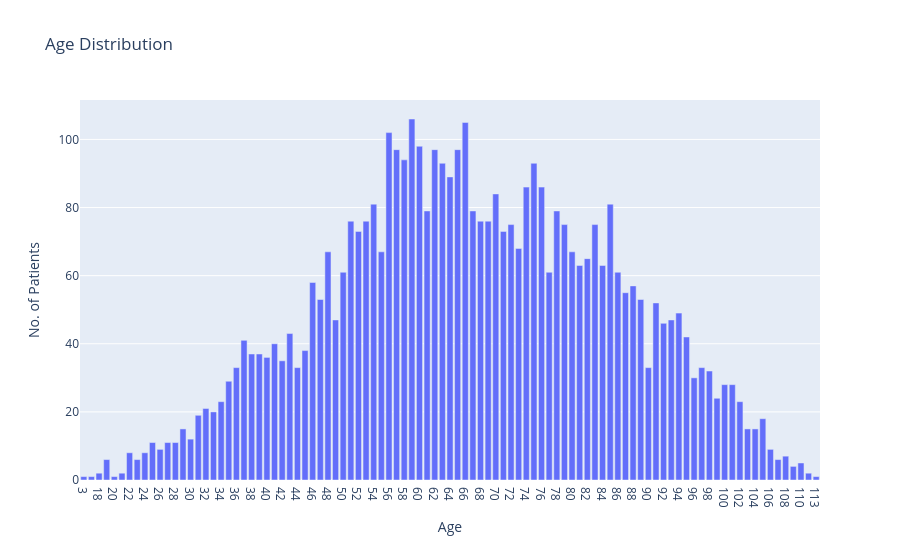
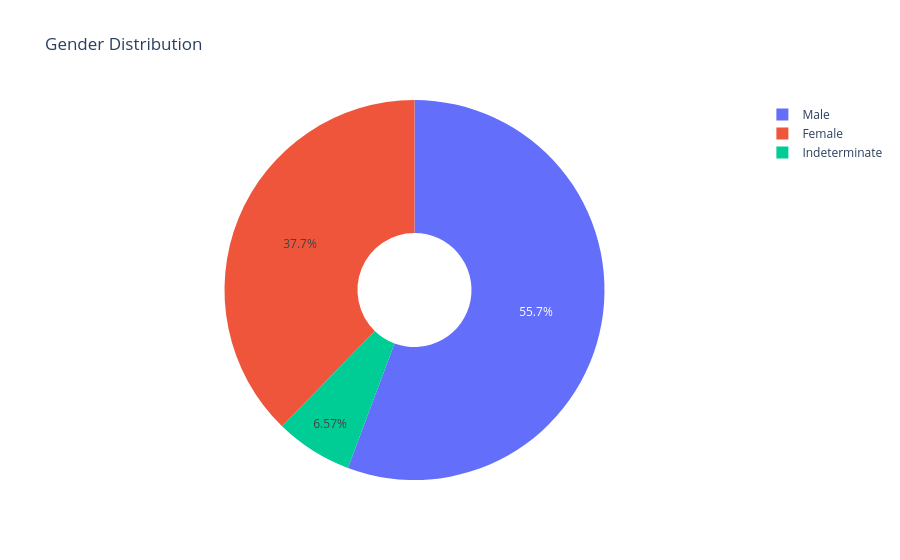
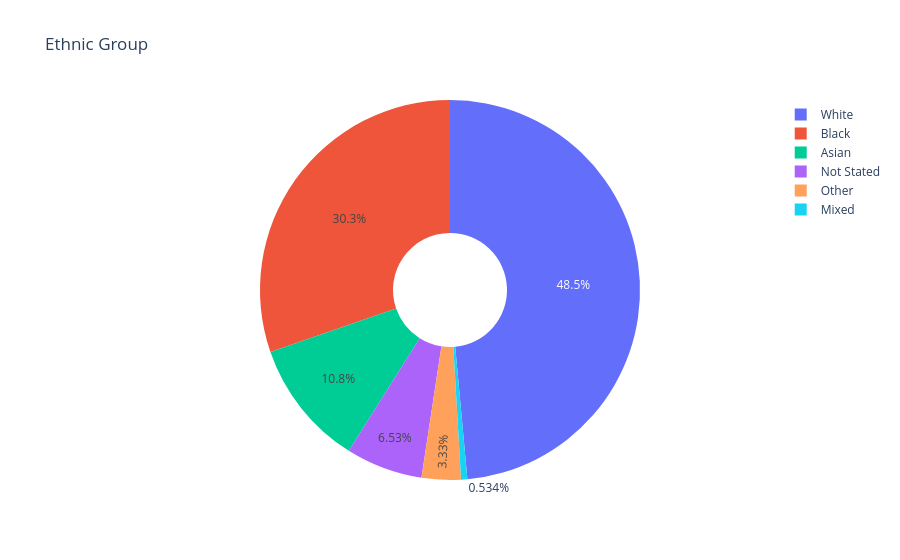

Here is the notebook cell these charts were saved with, in order:
### Code cell
# visualise gender distribution with plotly
from cProfile import label
from importlib.metadata import metadata
import plotly.express as px

age_distribution = px.bar(
    x=output.age.data.x,
    y=output.age.data.y,
    title=output.age.metadata.title,
    labels={
        "x": output.age.metadata.axis_titles.x,
        "y": output.age.metadata.axis_titles.y,
    },
)
age_distribution.show()


gender_fig = px.pie(
    values=output.gender.data.y,
    names=output.gender.data.x,
    title=output.gender.metadata.title,
    hole=0.3,
)

gender_fig.show()

# plot bar charts of some other bits
ethnicity_fig = px.pie(
    values=output.ethnic_group.data.y,
    names=output.ethnic_group.data.x,
    title=output.ethnic_group.metadata.title,
    hole=0.3,
)
ethnicity_fig.show()

### Figure 1 — Plotly figure (JSON) as saved in the notebook; plotly's stock layout.template omitted (floating-point values rounded to 4 significant figures)
{"data": [{"alignmentgroup": "True", "hovertemplate": "Age=%{x}<br>No. of Patients=%{y}<extra></extra>", "legendgroup": "", "marker": {"color": "#636efa", "pattern": {"shape": ""}}, "name": "", "offsetgroup": "", "orientation": "v", "showlegend": false, "textposition": "auto", "type": "bar", "x": ["3", "17", "18", "19", "20", "21", "22", "23", "24", "25", "26", "27", "28", "29", "30", "31", "32", "33", "34", "35", "36", "37", "38", "39", "40", "41", "42", "43", "44", "45", "46", "47", "48", "49", "50", "51", "52", "53", "54", "55", "56", "57", "58", "59", "60", "61", "62", "63", "64", "65", "66", "67", "68", "69", "70", "71", "72", "73", "74", "75", "76", "77", "78", "79", "80", "81", "82", "83", "84", "85", "86", "87", "88", "89", "90", "91", "92", "93", "94", "95", "96", "97", "98", "99", "100", "101", "102", "103", "104", "105", "106", "107", "108", "109", "110", "111", "113"], "xaxis": "x", "y": [1, 1, 2, 6, 1, 2, 8, 6, 8, 11, 9, 11, 11, 15, 12, 19, 21, 20, 23, 29, 33, 41, 37, 37, 36, 40, 35, 43, 33, 38, 58, 53, 67, 47, 61, 76, 73, 76, 81, 67, 102, 97, 94, 106, 98, 79, 97, 93, 89, 97, 105, 79, 76, 76, 84, 73, 75, 68, 86, 93, 86, 61, 79, 75, 67, 63, 65, 75, 63, 81, 61, 55, 57, 53, 33, 52, 46, 47, 49, 42, 30, 33, 32, 24, 28, 28, 23, 15, 15, 18, 9, 6, 7, 4, 5, 2, 1], "yaxis": "y"}], "layout": {"barmode": "relative", "legend": {"tracegroupgap": 0}, "title": {"text": "Age Distribution"}, "xaxis": {"anchor": "y", "domain": [0, 1], "title": {"text": "Age"}}, "yaxis": {"anchor": "x", "domain": [0, 1], "title": {"text": "No. of Patients"}}}}

### Figure 2 — Plotly figure (JSON) as saved in the notebook; plotly's stock layout.template omitted (floating-point values rounded to 4 significant figures)
{"data": [{"domain": {"x": [0, 1], "y": [0, 1]}, "hole": 0.3, "hovertemplate": "label=%{label}<br>value=%{value}<extra></extra>", "labels": ["Female", "Indeterminate", "Male"], "legendgroup": "", "name": "", "showlegend": true, "type": "pie", "values": [1774, 309, 2619]}], "layout": {"legend": {"tracegroupgap": 0}, "title": {"text": "Gender Distribution"}}}

### Figure 3 — Plotly figure (JSON) as saved in the notebook; plotly's stock layout.template omitted (floating-point values rounded to 4 significant figures)
{"data": [{"domain": {"x": [0, 1], "y": [0, 1]}, "hole": 0.3, "hovertemplate": "label=%{label}<br>value=%{value}<extra></extra>", "labels": ["Asian", "Black", "Mixed", "Not Stated", "Other", "White"], "legendgroup": "", "name": "", "showlegend": true, "type": "pie", "values": [424, 1192, 21, 257, 131, 1910]}], "layout": {"legend": {"tracegroupgap": 0}, "title": {"text": "Ethnic Group"}}}
